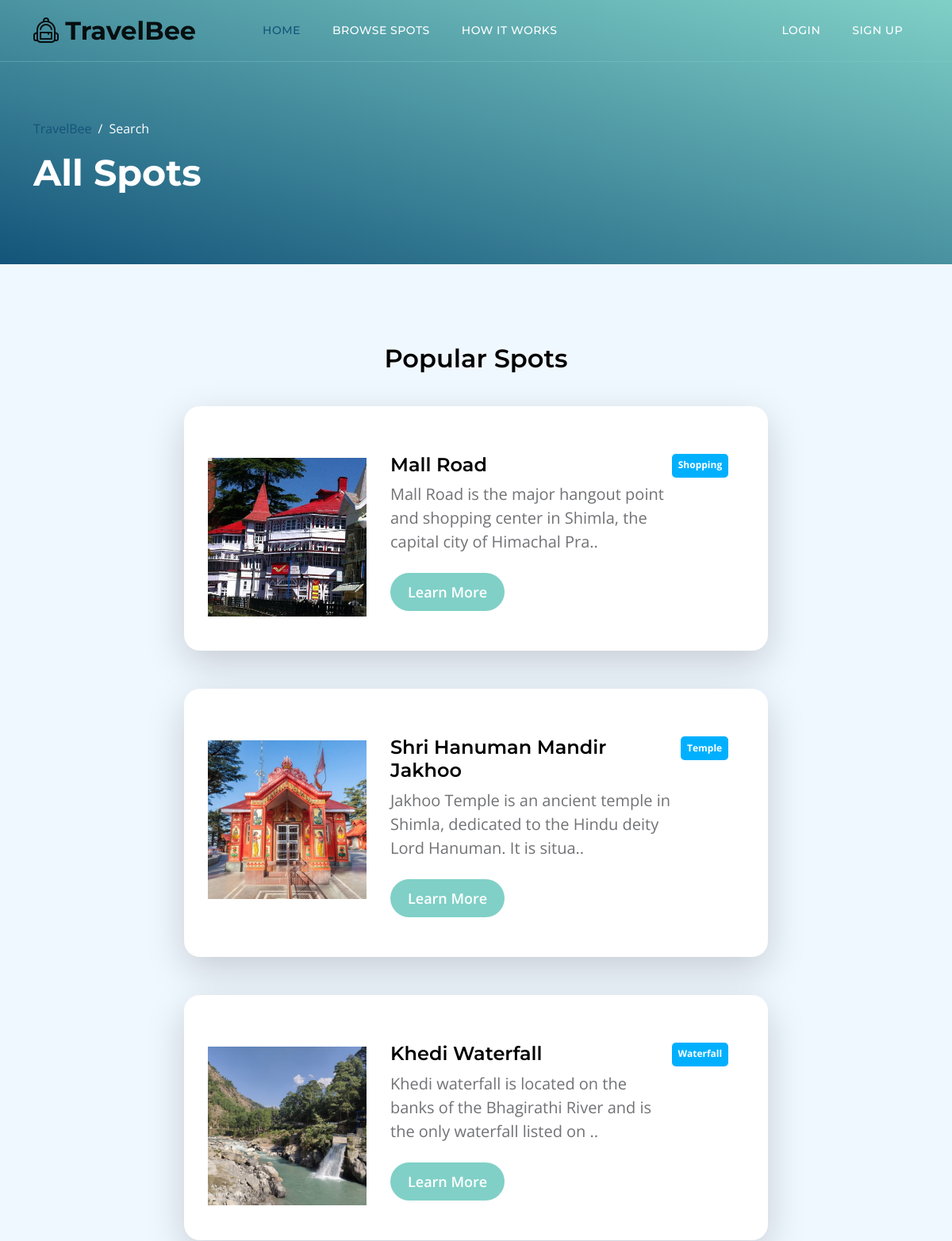
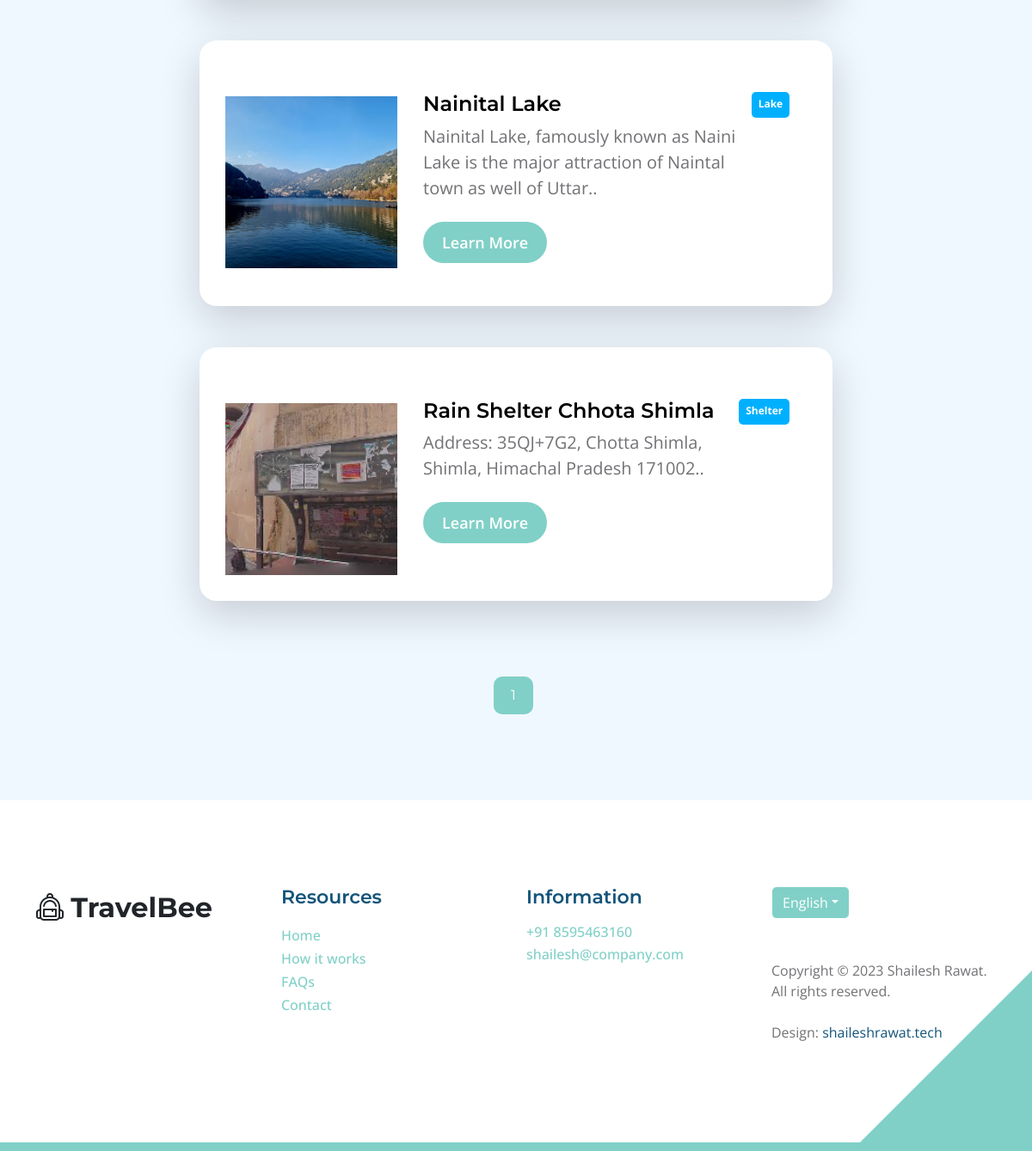
The app's page /search-spot/ with its own data (2 pictures, top to bottom).
### city_spot/models.py (models this page shows, shortened)
class Spot(models.Model):
    spot_id = models.UUIDField(primary_key=True, default=uuid.uuid4, editable=False)
    name = models.CharField(max_length=200)
    slug = models.SlugField()
    spot_type = models.CharField(max_length=120, choices=type_choices, default='N/A')
    main_image = models.ImageField(upload_to="spot_image/")
    gallery = models.ManyToManyField(Gallery)
    description = models.TextField()
    city = models.CharField(max_length=20, blank=True, null=True)
    state = models.CharField(max_length=20, blank=True, null=True)
    location_url = models.CharField(max_length=400)

### city_spot/views.py (the view)
# urls.py: path('search-spot/', search_spot, name="search_spot"),
def search_spot(request):
    spots = Spot.objects.all()
    search_include = request.GET.get('search_include')
    trips = None
    if request.user:
        user = User.objects.filter(username=request.user.username).first()
        profile = Profile.objects.filter(user=user).first()
        if profile:
            if profile.trips.exists():
                trips = profile.trips
    if is_valid_param(search_include):
        spots = spots.filter(city__icontains=search_include)
    paginator = Paginator(spots, 6)
    page_number = request.GET.get('page')
    try:
        page_obj = paginator.get_page(page_number)
    except PageNotAnInteger:
        page_obj = paginator.page(1)
    except EmptyPage:
        page_obj = paginator.page(paginator.num_pages)
    context = {
        'search_include': search_include,
        'spots': page_obj,
        'trips': trips,
    }
    return render(request, 'spot-listing.html', context)

### city_spot/views.py (called while the page is built)
def is_valid_param(param):
    return param != "" and param != None

### city_spot/templates/spot-listing.html (shortened to what this page needs)
{% extends 'base.html' %}
{% load static %}
{% load app_tags %}
{% block content %}
            <header class="site-header d-flex flex-column justify-content-center align-items-center">
                <div class="container">
                    <div class="row align-items-center">
                        <div class="col-lg-5 col-12">
                            <nav aria-label="breadcrumb">
                                <ol class="breadcrumb">
                                    <li class="breadcrumb-item"><a href="index.html">TravelBee</a></li>
                                    <li class="breadcrumb-item active" aria-current="page">Search</li>
                                </ol>
                            </nav>
                            <h2 class="text-white">
                                {% if search_include %}
                                {{search_include|capfirst}}
                                {% else %}
                                All Spots
                                {% endif %}
                            </h2>
                        </div>
                    </div>
                </div>
            </header>
            <section class="section-padding section-bg">
                <div class="container">
                    <div class="row">
                        <div class="col-lg-12 col-12 text-center">
                            <h3 class="mb-4">Popular Spots</h3>
                        </div>
                        <div class="col-lg-8 col-12 mt-3 mx-auto">
                            {% for spot in spots %}
                            <div class="custom-block custom-block-topics-listing bg-white shadow-lg mb-5">
                                <div class="d-flex">
                                    <img src="{{spot.main_image.url}}" class="custom-block-image img-fluid" alt="">
                                    <div class="custom-block-topics-listing-info d-flex">
                                        <div>
                                            <h5 class="mb-2">{{spot.name}}</h5>
                                            <p class="mb-0">{{spot.description|slice:100}}..</p>
                                            <a href="/spot/{{spot.slug}}/" class="btn custom-btn mt-3 mt-lg-4">Learn More</a>
                                        </div>
                                        <span class="badge bg-design rounded-pill ms-auto category-badge">{{spot.spot_type}}</span>
                                    </div>
                                </div>
                            </div>
                            {% endfor %}
                        </div>
                        <div class="col-lg-12 col-12">
                            <nav aria-label="Page navigation example">
                                <ul class="pagination justify-content-center mb-0">
                                    <li class="page-item active" aria-current="page">
                                        <a class="page-link" href="#">{{spots.number}}</a>
                                    </li>
                                </ul>
                            </nav>
                        </div>
                    </div>
                </div>
            </section>
{% endblock content %}

### static/css/templatemo-topic-listing.css (style rules this page uses)
:root { --white-color: #ffffff; --primary-color: #13547a; --secondary-color: #80d0c7; --section-bg-color: #f0f8ff; --custom-btn-bg-color: #80d0c7; --custom-btn-bg-hover-color: #13547a; --dark-color: #000000; --p-color: #717275; --border-color: #7fffd4; --link-hover-color: #13547a; --body-font-family: 'Open Sans', sans-serif; --title-font-family: 'Montserrat', sans-serif; --h1-font-size: 58px; --h2-font-size: 46px; --h3-font-size: 32px; --h4-font-size: 28px; --h5-font-size: 24px; --h6-font-size: 22px; --p-font-size: 20px; --menu-font-size: 14px; --btn-font-size: 18px; --copyright-font-size: 16px; --border-radius-large: 100px; --border-radius-medium: 20px; --border-radius-small: 10px; --font-weight-normal: 400; --font-weight-medium: 500; --font-weight-semibold: 600; --font-weight-bold: 700; }
body { background-color: var(--white-color); font-family: var(--body-font-family); }
h2, h3, h4, h5, h6 { color: var(--dark-color); }
h1, h2, h3, h4, h5, h6 { font-family: var(--title-font-family); font-weight: var(--font-weight-semibold); }
h2 { font-size: var(--h2-font-size); font-weight: var(--font-weight-bold); }
h3 { font-size: var(--h3-font-size); }
h5 { font-size: var(--h5-font-size); }
p { color: var(--p-color); font-size: var(--p-font-size); font-weight: var(--font-weight-normal); }
ul li { color: var(--p-color); font-size: var(--p-font-size); font-weight: var(--font-weight-normal); }
a, button { touch-action: manipulation; transition: all 0.3s; }
a { display: inline-block; color: var(--primary-color); text-decoration: none; }
.section-padding { padding-top: 100px; padding-bottom: 100px; }
.section-bg { background-color: var(--section-bg-color); }
.custom-btn { background: var(--custom-btn-bg-color); border: 2px solid transparent; border-radius: var(--border-radius-large); color: var(--white-color); font-size: var(--btn-font-size); font-weight: var(--font-weight-semibold); line-height: normal; transition: all 0.3s; padding: 10px 20px; }
.site-header { background-image: linear-gradient(15deg, #13547a 0%, #80d0c7 100%); padding-top: 150px; padding-bottom: 80px; }
.site-header .container { height: 100%; }
.breadcrumb-item+.breadcrumb-item::before, .breadcrumb-item a:hover, .breadcrumb-item.active { color: var(--white-color); }
.custom-block { border-radius: var(--border-radius-medium); position: relative; overflow: hidden; padding: 30px; transition: all 0.3s ease; height: 100%; }
.custom-block-image { display: block; width: 100%; height: 200px; object-fit: cover; margin-top: 35px; }
.custom-block .rounded-pill { border-radius: 5px !important; display: flex; justify-content: center; text-align: center; width: 30px; height: 30px; line-height: 20px; }
.bg-design { background-color: #00B0FF; }
.custom-block-topics-listing-info { margin: 30px 20px 20px 30px; }
.custom-block-topics-listing { height: inherit; }
.custom-block-topics-listing .custom-block-image { width: 200px; }
.pagination { margin-top: 40px; }
.page-link { border: 0; border-radius: var(--border-radius-small); color: var(--p-color); font-family: var(--title-font-family); margin: 0 5px; padding: 10px 20px; }
.active>.page-link, .page-link.active { background-color: var(--secondary-color); border-color: var(--secondary-color); }
.category-badge { width: auto !important; }

### records on screen
Spot: main_image (picture), name "Mall Road", description "Mall Road is the major hangout point and shopping center in Shimla, the capital city of Himachal Pra", spot_type "Shopping"
Spot: main_image (picture), name "Shri Hanuman Mandir Jakhoo", description "Jakhoo Temple is an ancient temple in Shimla, dedicated to the Hindu deity Lord Hanuman. It is situa", spot_type "Temple"
Spot: main_image (picture), name "Khedi Waterfall", description "Khedi waterfall is located on the banks of the Bhagirathi River and is the only waterfall listed on", spot_type "Waterfall"
Spot: main_image (picture), name "Nainital Lake", description "Nainital Lake, famously known as Naini Lake is the major attraction of Naintal town as well of Uttar", spot_type "Lake"
Spot: main_image (picture), name "Rain Shelter Chhota Shimla", description "Address: 35QJ+7G2, Chotta Shimla, Shimla, Himachal Pradesh 171002", spot_type "Shelter"

### other values on screen
{{ spots.number }} "1"
